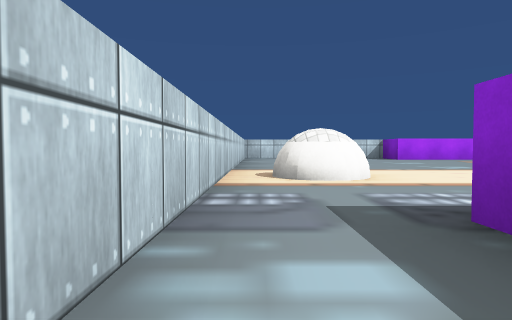
View 1 (above)

20 first-person views from a walk through a scene from a Unity 3-D project. The camera is 0.29 m above the floor, tilts 2° down and sees 75° across. The floor is counted in squares, 1 m on a side. Each view is taken from the middle of a square. On the plan, view 1 faces up. The plan holds only what a view shows up to about 9 squares ahead; the rest is blank. Some surface patterns are stand-ins.

View 2
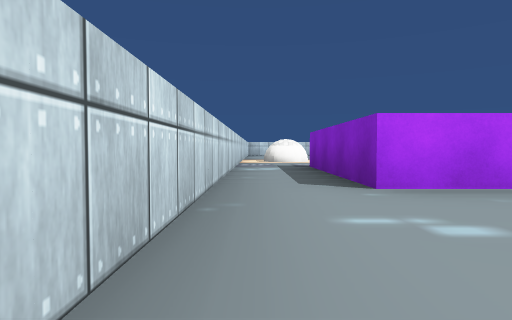

View 3
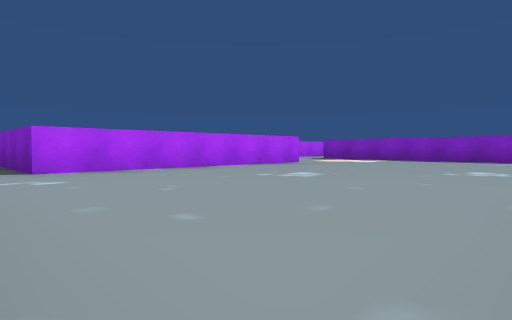

View 4
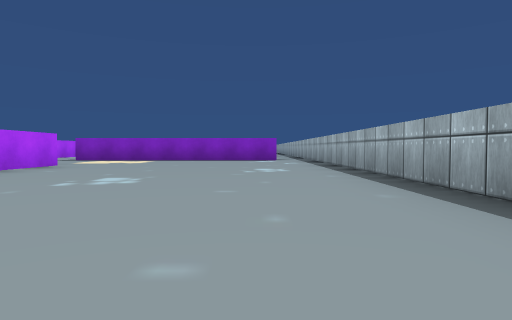

View 5
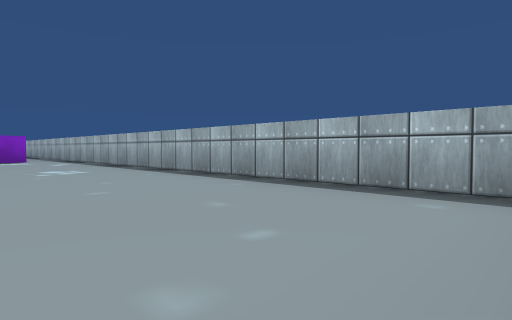

View 6
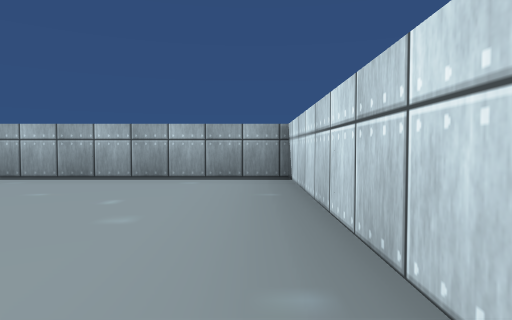

View 7
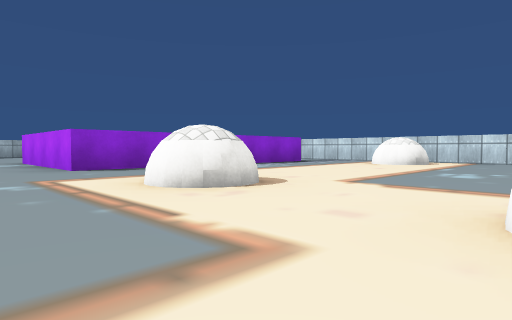

View 8
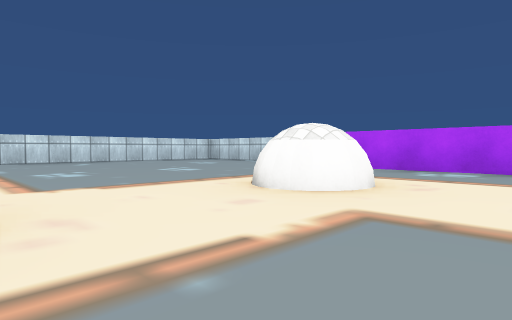

View 9
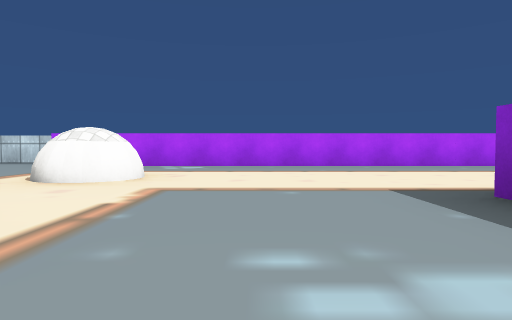

View 10
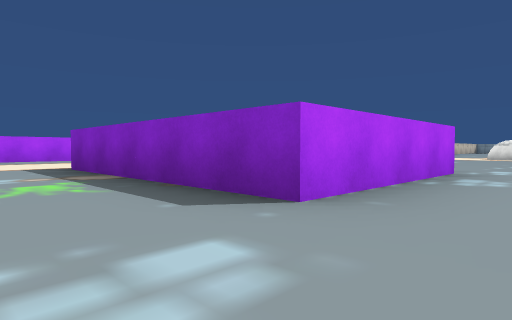

View 11
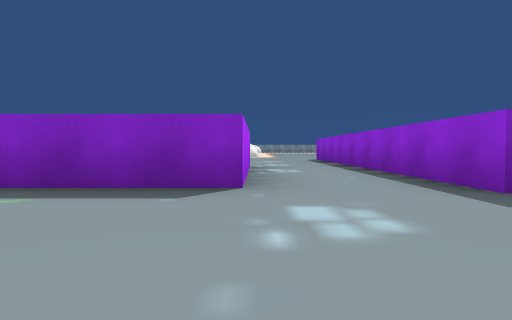

View 12
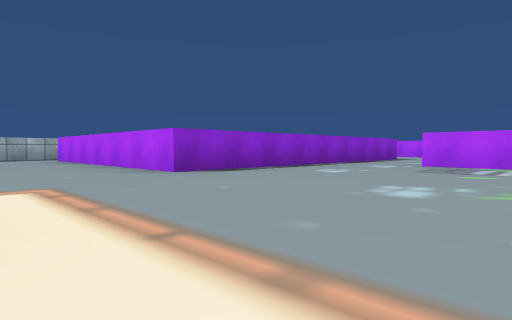

View 13
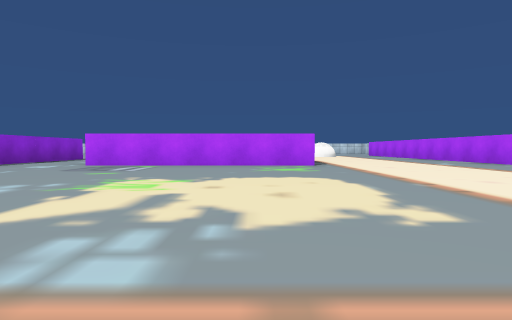

View 14
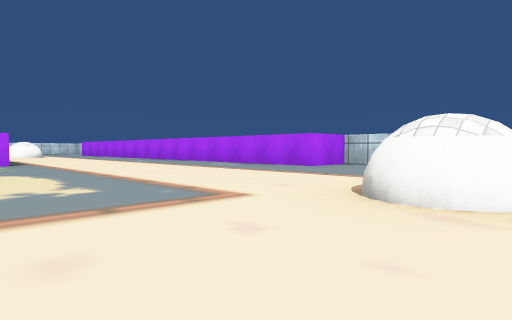

View 15
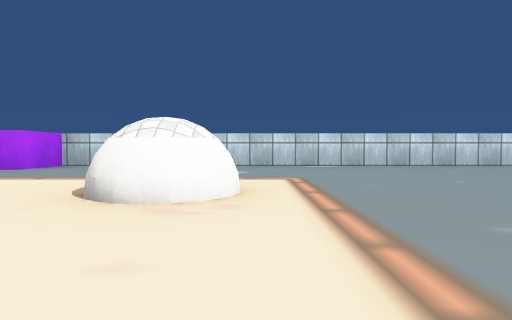

View 16
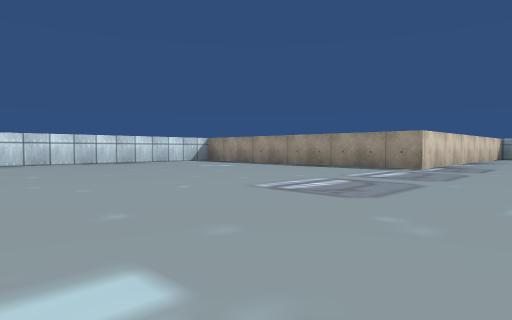

View 17
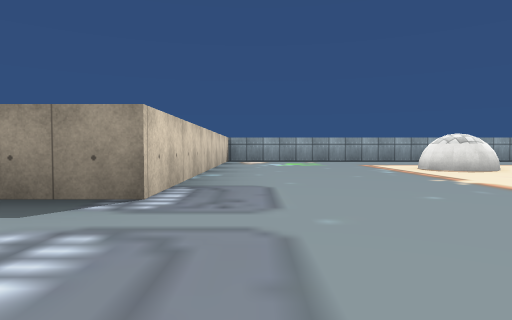

View 18
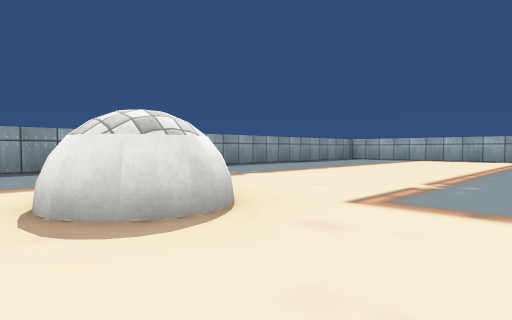

View 19
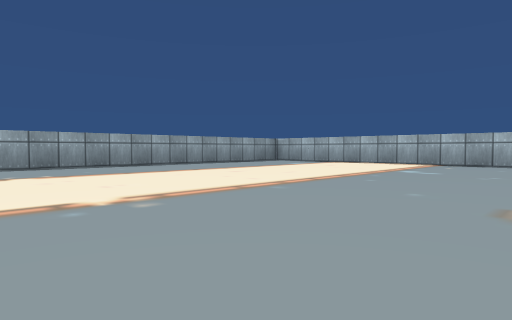

View 20
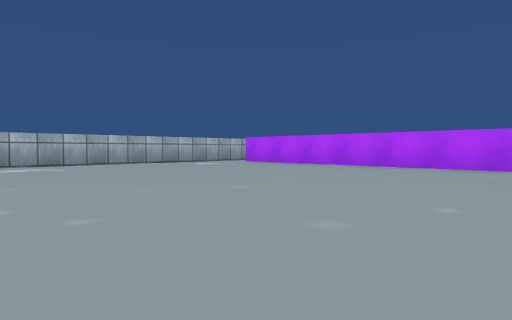

### Floor plan
Points are (right, up) in squares from view 1. A wall is a line through its corners. A room is listed if a view was taken in it or the views show most of it. See-through windows are left out.
Room 1 (views 1, 2, 3, 4, 5, 6)
walls: (5.7, -0.4) (5.7, -1.6) (0.9, -1.6) (0.9, 1.3); (8.1, -5.6) (8.1, -0.6); (-0.3, 2.5) (-0.3, -6.4) (7.4, -6.4)
ways out: opening at (0, 2) to room 2; opening at (6.5, -1) to room 2; opening at (7, -6) to room 2
Room 2 (views 7, 8, 9, 10, 11, 12, 13, 14, 15, 16, 17, 18, 19, 20)
walls: (11.3, 5.1) (11.3, 1.1) (8.4, 1.1) (8.4, 5); (15.6, 9.5) (14.8, 9.5) (14.8, 8.5) (3.6, 8.5) (3.6, 9); (8.1, -0.6) (14.8, -0.6) (14.8, -5.5); (13.9, -6.4) (19.2, -6.4); (4.2, 1.3) (5.7, 1.3) (5.7, -0.4); (7.4, -6.4) (10.4, -6.4); (24.8, -6.4) (29.7, -6.4) (29.7, 4.6) (23.9, 4.6) (23.9, 9.5) (17.4, 9.5); (3, 9.5) (-0.3, 9.5) (-0.3, 2.5); (0.9, 1.3) (2.8, 1.3)
ways out: opening at (0, 2) to room 1; opening at (6.5, -1) to room 1; opening at (7, -6) to room 1
objects: other object (1, 3) to (1, 4); other object (5, 3) to (5, 4); other object (5, 6) to (6, 7); other object (17, 1) to (18, 2); other object (17, 6) to (18, 6); other object (26, 1) to (27, 1)

Positions as (right, up) in squares from view 1, and headings:
1: (0, 0), facing up
2: (0, -4), facing up
3: (0, -6), facing up-right
4: (0, -5), facing right
5: (0, -4), facing down-right
6: (0, -3), facing down
7: (7, 6), facing down-left
8: (7, 4), facing up-left
9: (7, 3), facing up
10: (7, 0), facing up-right
11: (6, 1), facing right
12: (17, 3), facing down-left
13: (17, 4), facing left
14: (18, 4), facing up-left
15: (18, 4), facing up
16: (19, 3), facing up-right
17: (22, 4), facing right
18: (25, 2), facing down-right
19: (24, 0), facing down-right
20: (20, 0), facing down-left
